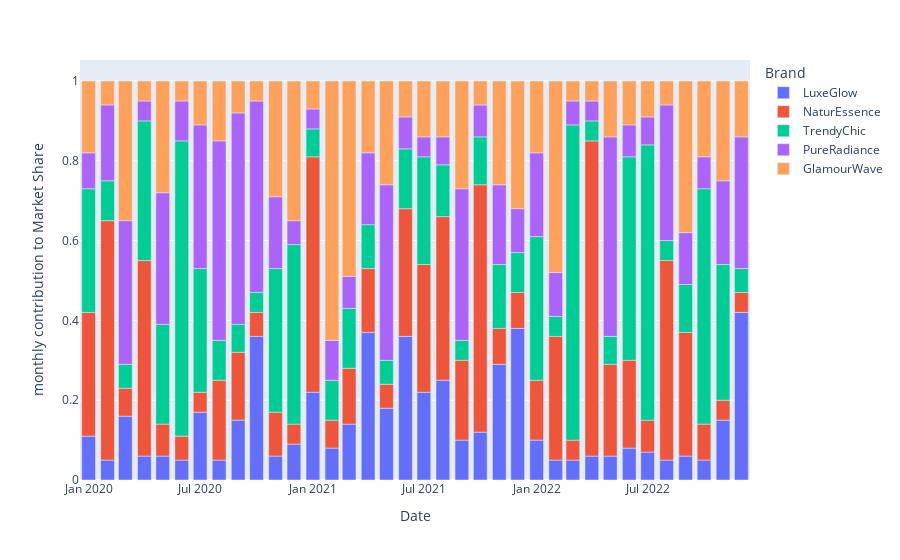

The notebook cell this image was saved under:
### Code cell
fig_brands_ctb = px.bar(raw_data, x='Date', y='monthly contribution to Market Share', color='Brand')
fig_brands_ctb.show()

### Figure 1 — Plotly figure (JSON) as saved in the notebook; plotly's stock layout.template omitted (floating-point values rounded to 4 significant figures)
{"data": [{"hovertemplate": "Brand=LuxeGlow<br>Date=%{x}<br>monthly contribution to Market Share=%{y}<extra></extra>", "legendgroup": "LuxeGlow", "marker": {"color": "#636efa", "pattern": {"shape": ""}}, "name": "LuxeGlow", "orientation": "v", "showlegend": true, "textposition": "auto", "type": "bar", "x": ["2020-01-01", "2020-02-01", "2020-03-01", "2020-04-01", "2020-05-01", "2020-06-01", "2020-07-01", "2020-08-01", "2020-09-01", "2020-10-01", "2020-11-01", "2020-12-01", "2021-01-01", "2021-02-01", "2021-03-01", "2021-04-01", "2021-05-01", "2021-06-01", "2021-07-01", "2021-08-01", "2021-09-01", "2021-10-01", "2021-11-01", "2021-12-01", "2022-01-01", "2022-02-01", "2022-03-01", "2022-04-01", "2022-05-01", "2022-06-01", "2022-07-01", "2022-08-01", "2022-09-01", "2022-10-01", "2022-11-01", "2022-12-01"], "xaxis": "x", "y": [0.11, 0.05, 0.16, 0.06, 0.06, 0.05, 0.17, 0.05, 0.15, 0.36, 0.06, 0.09, 0.22, 0.08, 0.14, 0.37, 0.18, 0.36, 0.22, 0.25, 0.1, 0.12, 0.29, 0.38, 0.1, 0.05, 0.05, 0.06, 0.06, 0.08, 0.07, 0.05, 0.06, 0.05, 0.15, 0.42], "yaxis": "y"}, {"hovertemplate": "Brand=NaturEssence<br>Date=%{x}<br>monthly contribution to Market Share=%{y}<extra></extra>", "legendgroup": "NaturEssence", "marker": {"color": "#EF553B", "pattern": {"shape": ""}}, "name": "NaturEssence", "orientation": "v", "showlegend": true, "textposition": "auto", "type": "bar", "x": ["2020-01-01", "2020-02-01", "2020-03-01", "2020-04-01", "2020-05-01", "2020-06-01", "2020-07-01", "2020-08-01", "2020-09-01", "2020-10-01", "2020-11-01", "2020-12-01", "2021-01-01", "2021-02-01", "2021-03-01", "2021-04-01", "2021-05-01", "2021-06-01", "2021-07-01", "2021-08-01", "2021-09-01", "2021-10-01", "2021-11-01", "2021-12-01", "2022-01-01", "2022-02-01", "2022-03-01", "2022-04-01", "2022-05-01", "2022-06-01", "2022-07-01", "2022-08-01", "2022-09-01", "2022-10-01", "2022-11-01", "2022-12-01"], "xaxis": "x", "y": [0.31, 0.6, 0.07, 0.49, 0.08, 0.06, 0.05, 0.2, 0.17, 0.06, 0.11, 0.05, 0.59, 0.07, 0.14, 0.16, 0.06, 0.32, 0.32, 0.41, 0.2, 0.62, 0.09, 0.09, 0.15, 0.31, 0.05, 0.79, 0.23, 0.22, 0.08, 0.5, 0.31, 0.09, 0.05, 0.05], "yaxis": "y"}, {"hovertemplate": "Brand=TrendyChic<br>Date=%{x}<br>monthly contribution to Market Share=%{y}<extra></extra>", "legendgroup": "TrendyChic", "marker": {"color": "#00cc96", "pattern": {"shape": ""}}, "name": "TrendyChic", "orientation": "v", "showlegend": true, "textposition": "auto", "type": "bar", "x": ["2020-01-01", "2020-02-01", "2020-03-01", "2020-04-01", "2020-05-01", "2020-06-01", "2020-07-01", "2020-08-01", "2020-09-01", "2020-10-01", "2020-11-01", "2020-12-01", "2021-01-01", "2021-02-01", "2021-03-01", "2021-04-01", "2021-05-01", "2021-06-01", "2021-07-01", "2021-08-01", "2021-09-01", "2021-10-01", "2021-11-01", "2021-12-01", "2022-01-01", "2022-02-01", "2022-03-01", "2022-04-01", "2022-05-01", "2022-06-01", "2022-07-01", "2022-08-01", "2022-09-01", "2022-10-01", "2022-11-01", "2022-12-01"], "xaxis": "x", "y": [0.31, 0.1, 0.06, 0.35, 0.25, 0.74, 0.31, 0.1, 0.07, 0.05, 0.36, 0.45, 0.07, 0.1, 0.15, 0.11, 0.06, 0.15, 0.27, 0.13, 0.05, 0.12, 0.16, 0.1, 0.36, 0.05, 0.79, 0.05, 0.07, 0.51, 0.69, 0.05, 0.12, 0.59, 0.34, 0.06], "yaxis": "y"}, {"hovertemplate": "Brand=PureRadiance<br>Date=%{x}<br>monthly contribution to Market Share=%{y}<extra></extra>", "legendgroup": "PureRadiance", "marker": {"color": "#ab63fa", "pattern": {"shape": ""}}, "name": "PureRadiance", "orientation": "v", "showlegend": true, "textposition": "auto", "type": "bar", "x": ["2020-01-01", "2020-02-01", "2020-03-01", "2020-04-01", "2020-05-01", "2020-06-01", "2020-07-01", "2020-08-01", "2020-09-01", "2020-10-01", "2020-11-01", "2020-12-01", "2021-01-01", "2021-02-01", "2021-03-01", "2021-04-01", "2021-05-01", "2021-06-01", "2021-07-01", "2021-08-01", "2021-09-01", "2021-10-01", "2021-11-01", "2021-12-01", "2022-01-01", "2022-02-01", "2022-03-01", "2022-04-01", "2022-05-01", "2022-06-01", "2022-07-01", "2022-08-01", "2022-09-01", "2022-10-01", "2022-11-01", "2022-12-01"], "xaxis": "x", "y": [0.09, 0.19, 0.36, 0.05, 0.33, 0.1, 0.36, 0.5, 0.53, 0.48, 0.18, 0.06, 0.05, 0.1, 0.08, 0.18, 0.44, 0.08, 0.05, 0.07, 0.38, 0.08, 0.2, 0.11, 0.21, 0.11, 0.06, 0.05, 0.5, 0.08, 0.07, 0.34, 0.13, 0.08, 0.21, 0.33], "yaxis": "y"}, {"hovertemplate": "Brand=GlamourWave<br>Date=%{x}<br>monthly contribution to Market Share=%{y}<extra></extra>", "legendgroup": "GlamourWave", "marker": {"color": "#FFA15A", "pattern": {"shape": ""}}, "name": "GlamourWave", "orientation": "v", "showlegend": true, "textposition": "auto", "type": "bar", "x": ["2020-01-01", "2020-02-01", "2020-03-01", "2020-04-01", "2020-05-01", "2020-06-01", "2020-07-01", "2020-08-01", "2020-09-01", "2020-10-01", "2020-11-01", "2020-12-01", "2021-01-01", "2021-02-01", "2021-03-01", "2021-04-01", "2021-05-01", "2021-06-01", "2021-07-01", "2021-08-01", "2021-09-01", "2021-10-01", "2021-11-01", "2021-12-01", "2022-01-01", "2022-02-01", "2022-03-01", "2022-04-01", "2022-05-01", "2022-06-01", "2022-07-01", "2022-08-01", "2022-09-01", "2022-10-01", "2022-11-01", "2022-12-01"], "xaxis": "x", "y": [0.18, 0.06, 0.35, 0.05, 0.28, 0.05, 0.11, 0.15, 0.08, 0.05, 0.29, 0.35, 0.07, 0.65, 0.49, 0.18, 0.26, 0.09, 0.14, 0.14, 0.27, 0.06, 0.26, 0.32, 0.18, 0.48, 0.05, 0.05, 0.14, 0.11, 0.09, 0.06, 0.38, 0.19, 0.25, 0.14], "yaxis": "y"}], "layout": {"barmode": "relative", "legend": {"title": {"text": "Brand"}, "tracegroupgap": 0}, "margin": {"t": 60}, "xaxis": {"anchor": "y", "domain": [0, 1], "title": {"text": "Date"}}, "yaxis": {"anchor": "x", "domain": [0, 1], "title": {"text": "monthly contribution to Market Share"}}}}
